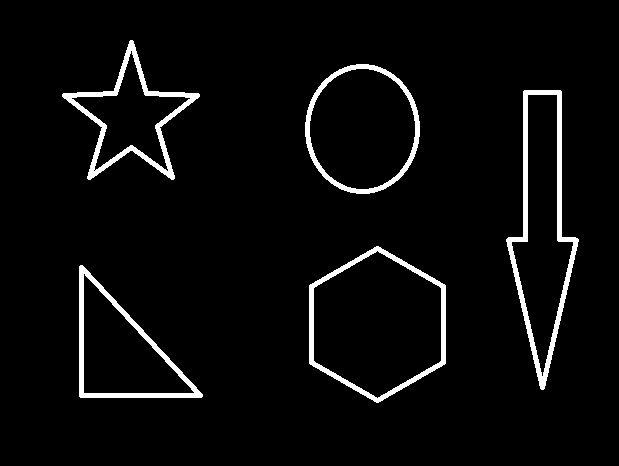
#> input picture 01_Picture/10_contours.png, 619 x 466 px, found by its file name
$ python ExternalRectangle.py   (older library calls are emulated)
#> lines starting #> are read from the running program, lines starting #| are printed output that depends on the picture; after the words box and inside, x2 and y2 are one past the last pixel; in counts of white or black regions, pixels touching at a corner belong together; long printed decimals are rounded
import cv2 #opencv的缩写为cv2
import matplotlib.pyplot as plt # matplotlib库用于绘图展示
import numpy as np   # numpy数值计算工具包
def cv_show(name,img):
    cv2.imshow(name,img)
    cv2.waitKey()
    cv2.destroyAllWindows()

img = cv2.imread('F:/Pycharm/opencv/opencv/OpenCV-main/01_Picture/10_contours.png')
#> img is the input picture: shape (466, 619, 3); 4.2% white; 5 white regions, box (x1, y1, x2, y2) and area: (506, 90, 579, 390) 3301, (62, 40, 200, 180) 2541, (309, 246, 446, 403) 2264, (79, 265, 203, 398) 2101, (305, 64, 420, 194) 1846
gray = cv2.cvtColor(img,cv2.COLOR_BGR2GRAY)
#> gray: shape (466, 619); 4.2% white; 5 white regions
ret, thresh = cv2.threshold(gray, 127, 255, cv2.THRESH_BINARY) # 大于17的取255，小于127的取0
binary, contours, hierarchy = cv2.findContours(thresh, cv2.RETR_TREE, cv2.CHAIN_APPROX_NONE)
#> contours = 11 contours, 1 with area under 20; largest, box (x1, y1, x2, y2) and area: (309, 246, 446, 403) 15986, (313, 250, 442, 399) 14136, (305, 64, 420, 194) 11560, (506, 90, 579, 390) 11396, (309, 68, 416, 190) 10048
cnt = contours[2]
#> cnt = contour of 428 points, box (x1, y1, x2, y2) (309, 246, 446, 403), area 15986
draw_img = img.copy() # 对原图进行备份

# 外接矩形
x,y,w,h = cv2.boundingRect(cnt) # 计算轮廓的外接矩形，可以得到矩形四个坐标点的相关信息
#> x = 309; y = 246; w = 137; h = 157
img = cv2.rectangle(img,(x,y),(x+w,y+h),(0,255),2) #绘制矩形，(x, y)为矩形的左上角坐标；(x + w, y + h)为矩形的右下角坐标
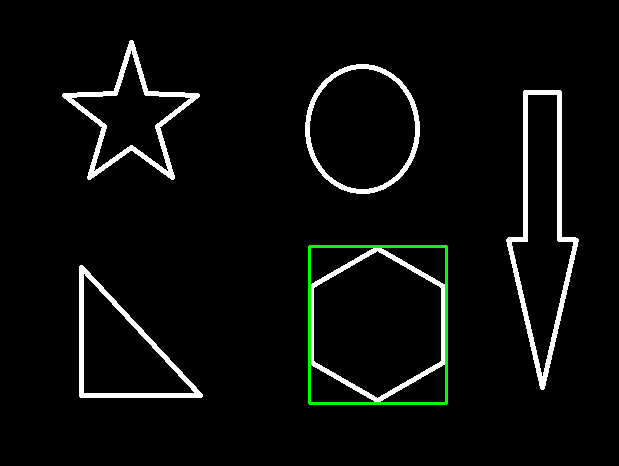
#> img: shape (466, 619, 3); 0.61% of pixels changed, all inside (x1, y1, x2, y2) = (308, 245, 448, 405)
cv_show('img',img)
# 外接圆
(x,y),redius = cv2.minEnclosingCircle(cnt) # 计算轮廓的外接圆，可以得到圆的圆心和半径的相关信息
#> x = 377; y = 324; redius = 78.39
center = (int(x),int(y))
#> center = (377, 324)
redius = int(redius)
#> redius = 78
img = cv2.circle(draw_img,center,redius,(0,255,0),2)#绘制圆
cv_show('img',img)

#可以将轮廓和边界图形进行计算操作
area = cv2.contourArea(cnt) #对轮廓计算面积
#> area = 15986
rect_area = w * h #计算矩形的面积
#> rect_area = 21509
extent = float(area) / rect_area
#> extent = 0.743
print('轮廓面具与边界矩形比：',extent)
#| 轮廓面具与边界矩形比： 0.7432
